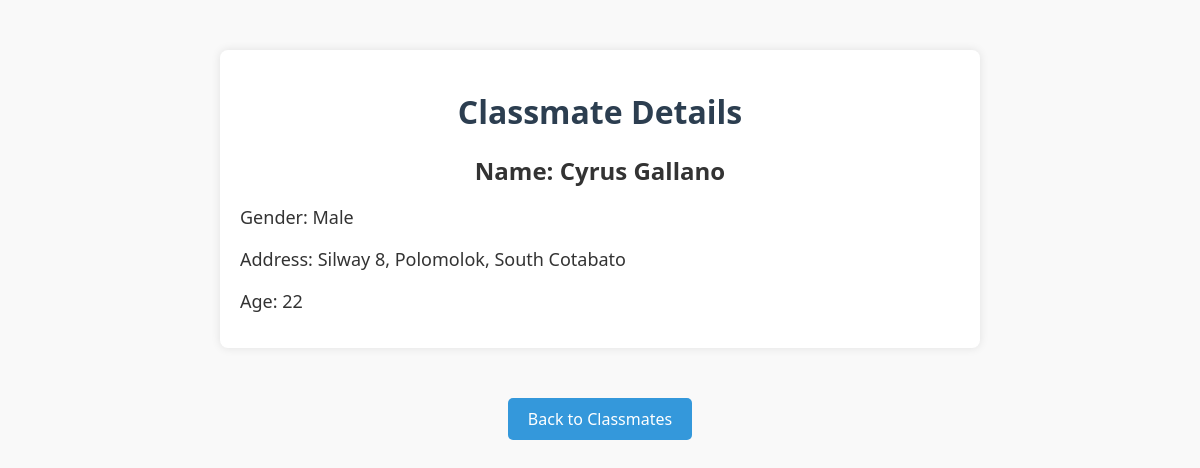
The page /classmate/view/4 on the database its author committed.
### classmates/models.py (models this page shows, shortened)
class Classmate(models.Model):
    firstname = models.CharField(max_length=200)
    lastname = models.CharField(max_length=200)
    gender = models.CharField(max_length=200)
    address = models.CharField(max_length=200)
    age = models.IntegerField()

### classmates/views.py (the view)
# urls.py: path('view/<int:pk>', views.ClassmateView.as_view(), name='classmate_view'),
class ClassmateView(DetailView):
    model = Classmate

### classmates/templates/classmates/classmate_detail.html (shortened to what this page needs)
<!DOCTYPE html>
<html lang="en">
<head>
</head>
<body>
    <div class="details-container">
        <h1>Classmate Details</h1>
        <h2>Name: {{ object.firstname }} {{ object.lastname }}</h2>
        <p>Gender: {{ object.gender }}</p>
        <p>Address: {{ object.address }}</p>
        <p>Age: {{ object.age }}</p>
    </div>
    <a href="{% url 'classmate_list' %}">Back to Classmates</a>
</body>
</html>

### classmates/templates/classmates/classmate_detail.html (style rules this page uses)
body { font-family: 'Segoe UI', Tahoma, Geneva, Verdana, sans-serif; background-color: #f9f9f9; margin: 0; padding: 0; text-align: center; color: #333; }
h1 { margin-top: 20px; font-size: 32px; color: #2c3e50; }
h2 { font-size: 24px; margin-bottom: 10px; }
p { font-size: 18px; margin-bottom: 15px; }
.details-container { width: 60%; margin: 50px auto; background-color: #fff; padding: 20px; border-radius: 8px; box-shadow: 0 0 10px rgba(0, 0, 0, 0.1); }
.details-container p { text-align: left; }
a { display: inline-block; padding: 10px 20px; text-decoration: none; background-color: #3498db; color: #fff; border-radius: 5px; transition: background-color 0.3s; }

### rows shown on the page
Classmate: firstname "Cyrus", lastname "Gallano", gender "Male", address "Silway 8, Polomolok, South Cotabato", age "22"
